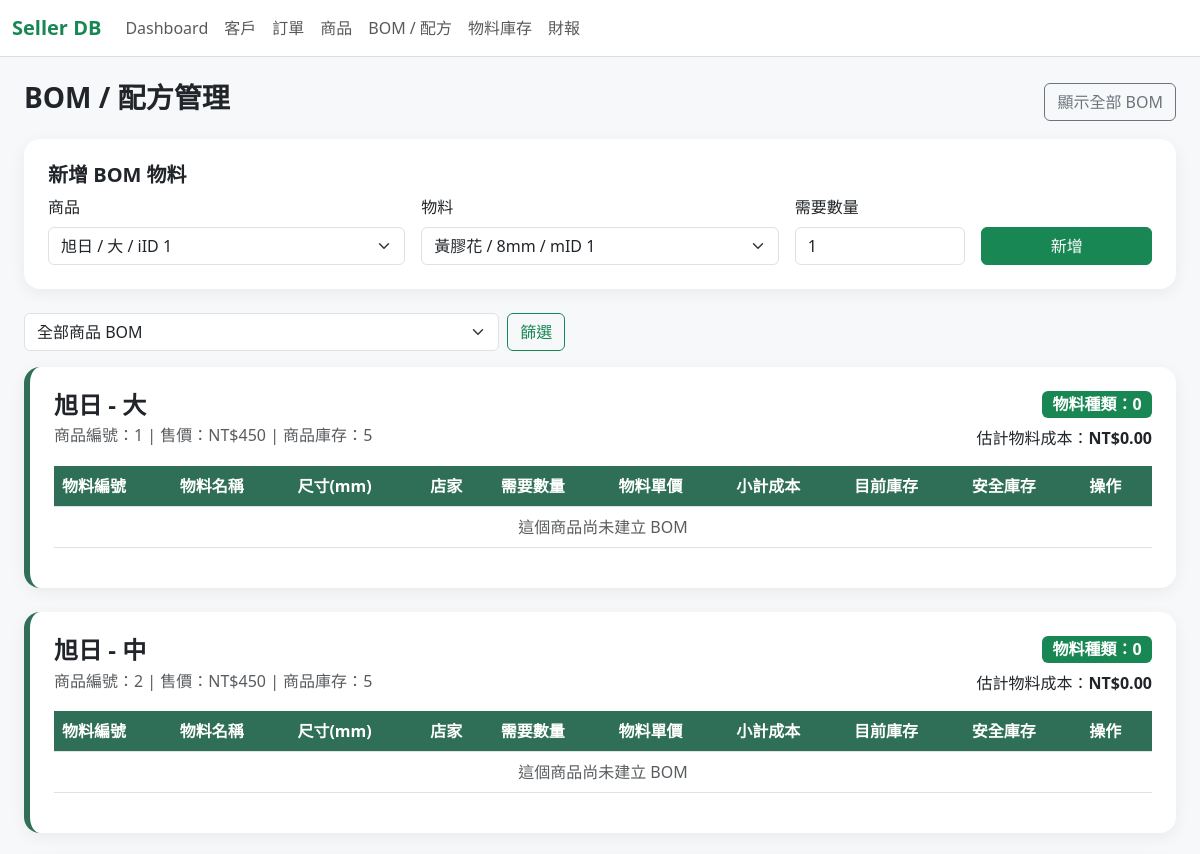
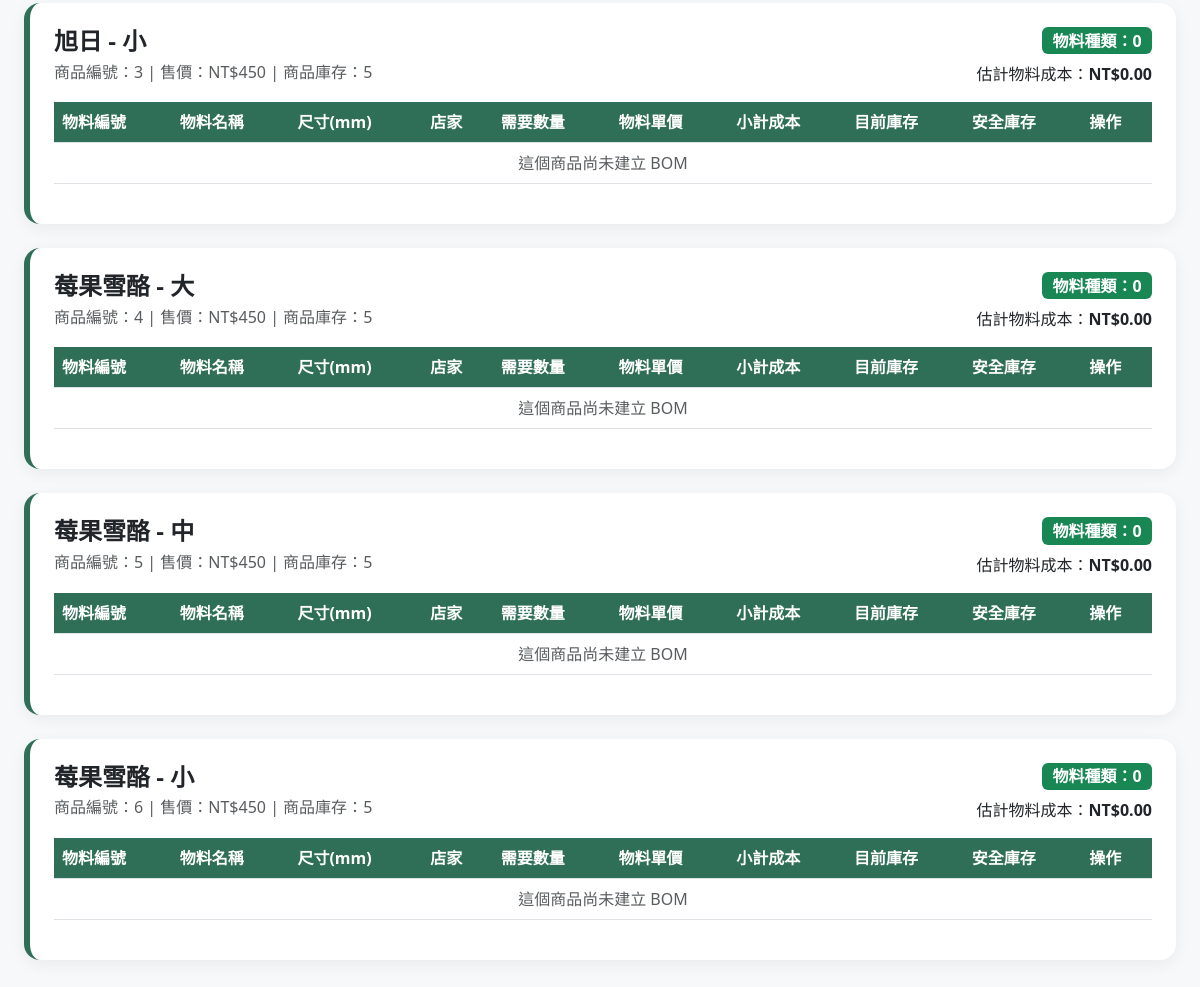
Page /recipes on the committed database (2 pictures, top to bottom).
### tables this page shows
CREATE TABLE PRODUCT (iID TEXT PRIMARY KEY UNIQUE, size TEXT, i_name TEXT, cost TEXT, suggested_price TEXT, real_price TEXT, profits TEXT, available TEXT);

### app.py (the view)
@app.route("/recipes")
def recipes():
    db = get_db()
    product_filter = request.args.get("product_key", "")
    products = db.execute('''
        SELECT *,
               CAST(COALESCE(NULLIF(real_price, ''), '0') AS REAL) - CAST(COALESCE(NULLIF(cost, ''), '0') AS REAL) AS profits_calc
        FROM PRODUCT
        WHERE TRIM(COALESCE(iID, '')) != ''
        ORDER BY CAST(iID AS INTEGER), iID
    ''').fetchall()
    product_boms = []
    for p in products:
        key = p["iID"]
        if product_filter and key != product_filter:
            continue
        items = db.execute('''
            SELECT
                r.iID,
                r.size,
                r.mID,
                r.m_amount,
                m.m_name,
                m.m_size,
                m.store,
                CAST(COALESCE(NULLIF(m.unit_price, ''), '0') AS REAL) AS unit_price_num,
                CAST(COALESCE(NULLIF(m.stock, ''), '0') AS INTEGER) AS stock_num,
                CAST(COALESCE(NULLIF(m.safe_stock, ''), '0') AS INTEGER) AS safe_stock_num,
                ROUND(CAST(COALESCE(NULLIF(r.m_amount, ''), '0') AS REAL) * CAST(COALESCE(NULLIF(m.unit_price, ''), '0') AS REAL), 2) AS material_cost
            FROM RECIPE r
            JOIN MATERIAL_INVENTORY m ON m.mID = r.mID
            WHERE r.iID = ?
            ORDER BY m.m_name
        ''', (p["iID"],)).fetchall()
        estimated_material_cost = round(sum((row["material_cost"] or 0) for row in items), 2)
        product_boms.append({
            "product": p,
            "key": key,
            "items": items,
            "estimated_material_cost": estimated_material_cost,
        })
    materials = db.execute('''
        SELECT * FROM MATERIAL_INVENTORY
        WHERE TRIM(COALESCE(mID, '')) != ''
        ORDER BY CAST(mID AS INTEGER), mID
    ''').fetchall()
    return render_template(
        "recipes.html",
        products=products,
        materials=materials,
        product_boms=product_boms,
        product_filter=product_filter,
    )

### app.py (called while the page is built)
def get_db():
    if "db" not in g:
        g.db = sqlite3.connect(DB_PATH)
        g.db.row_factory = sqlite3.Row
        g.db.execute("PRAGMA foreign_keys = ON")
    return g.db

@app.before_request
def setup_database():
    init_db()

### templates/recipes.html (shortened to what this page needs)
{% extends "base.html" %}
{% block content %}
<div class="d-flex justify-content-between align-items-center mb-3">
    <h3 class="fw-bold">BOM / 配方管理</h3>
    <a class="btn btn-outline-secondary" href="{{ url_for('recipes') }}">顯示全部 BOM</a>
</div>
<div class="card p-4 mb-4">
    <h5 class="fw-bold">新增 BOM 物料</h5>
    <form method="post" action="{{ url_for('recipe_new') }}">
        <div class="row g-3 align-items-end">
            <div class="col-md-4">
                <label class="form-label">商品</label>
                <select class="form-select" name="iID" required>
                    {% for p in products %}
                    <option value="{{ p.iID }}" {% if product_filter == p.iID %}selected{% endif %}>
                        {{ p.i_name }} / {{ p.size }} / iID {{ p.iID }}
                    </option>
                    {% endfor %}
                </select>
            </div>
            <div class="col-md-4">
                <label class="form-label">物料</label>
                <select class="form-select" name="mID" required>
                    {% for m in materials %}
                    <option value="{{ m.mID }}">{{ m.m_name }} / {{ m.m_size }}mm / mID {{ m.mID }}</option>
                    {% endfor %}
                </select>
            </div>
            <div class="col-md-2">
                <label class="form-label">需要數量</label>
                <input class="form-control" type="number" name="m_amount" value="1" min="1" required>
            </div>
            <div class="col-md-2">
                <button class="btn btn-success w-100">新增</button>
            </div>
        </div>
    </form>
</div>
<form class="row g-2 mb-3" method="get">
    <div class="col-md-5">
        <select class="form-select" name="product_key">
            <option value="">全部商品 BOM</option>
        </select>
    </div>
    <div class="col-auto">
        <button class="btn btn-outline-success">篩選</button>
    </div>
</form>
{% for group in product_boms %}
<div class="card p-4 mb-4 bom-card">
    <div class="d-flex justify-content-between align-items-start flex-wrap gap-3">
        <div>
            <h4 class="fw-bold mb-1">{{ group.product.i_name }} - {{ group.product.size }}</h4>
            <div class="text-muted">
                商品編號：{{ group.product.iID }} |
                售價：NT${{ group.product.real_price }} |
                商品庫存：{{ group.product.available }}
            </div>
        </div>
        <div class="text-end">
            <div class="badge text-bg-success fs-6">物料種類：{{ group['items']|length }}</div>
            <div class="mt-2">估計物料成本：<span class="fw-bold">NT${{ "%.2f"|format(group.estimated_material_cost) }}</span></div>
        </div>
    </div>
    <div class="table-responsive mt-3">
        <table class="table table-hover align-middle">
            <thead>
            <tr>
                <th>物料編號</th>
                <th>物料名稱</th>
                <th>尺寸(mm)</th>
                <th>店家</th>
                <th>需要數量</th>
                <th>物料單價</th>
                <th>小計成本</th>
                <th>目前庫存</th>
                <th>安全庫存</th>
                <th>操作</th>
            </tr>
            </thead>
            <tbody>
            {% for item in group['items'] %}
            <tr>
                <td>{{ item.mID }}</td>
                <td class="fw-semibold">{{ item.m_name }}</td>
                <td>{{ item.m_size }}</td>
                <td>{{ item.store }}</td>
                <td>{{ item.m_amount }}</td>
                <td>NT${{ "%.2f"|format(item.unit_price_num) }}</td>
                <td>NT${{ "%.2f"|format(item.material_cost) }}</td>
                <td>
                    {% if item.stock_num <= item.safe_stock_num %}
                        <span class="badge text-bg-danger">{{ item.stock_num }}</span>
                    {% else %}
                        {{ item.stock_num }}
                    {% endif %}
                </td>
                <td>{{ item.safe_stock_num }}</td>
                <td>
                    <form class="action-form" method="post" action="{{ url_for('recipe_delete', iID=item.iID, mID=item.mID) }}" onsubmit="return confirm('確定刪除這個 BOM 項目？')">
                        <button class="btn btn-sm btn-outline-danger">刪除</button>
                    </form>
                </td>
            </tr>
            {% else %}
            <tr>
                <td colspan="10" class="text-center text-muted">這個商品尚未建立 BOM</td>
            </tr>
            {% endfor %}
            </tbody>
        </table>
    </div>
</div>
{% else %}
<div class="alert alert-warning">目前沒有符合條件的 BOM。</div>
{% endfor %}
{% endblock %}

### static/style.css (style rules this page uses)
body { background: #f7f8fa; }
.card { border: 0; border-radius: 16px; box-shadow: 0 4px 16px rgba(0,0,0,.06); }
.table thead th { background: #2f6f57; color: white; vertical-align: middle; }
.bom-card { border-left: 6px solid #2f6f57; }

### rows in the picture
PRODUCT: product.i_name "旭日", product.size "大", product.iID "1", product.real_price "450", product.available "5"
PRODUCT: product.i_name "旭日", product.size "中", product.iID "2", product.real_price "450", product.available "5"
PRODUCT: product.i_name "旭日", product.size "小", product.iID "3", product.real_price "450", product.available "5"
PRODUCT: product.i_name "莓果雪酪", product.size "大", product.iID "4", product.real_price "450", product.available "5"
PRODUCT: product.i_name "莓果雪酪", product.size "中", product.iID "5", product.real_price "450", product.available "5"
PRODUCT: product.i_name "莓果雪酪", product.size "小", product.iID "6", product.real_price "450", product.available "5"

### other values in the picture
{{ group['items']|length }} "0" "0" "0" "0" "0" "0"
{{ "%.2f"|format(group.estimated_material_cost) }} "0.00" "0.00" "0.00" "0.00" "0.00" "0.00"
form field iID "旭日 / 大 / iID 1"
form field mID "黃膠花 / 8mm / mID 1"
